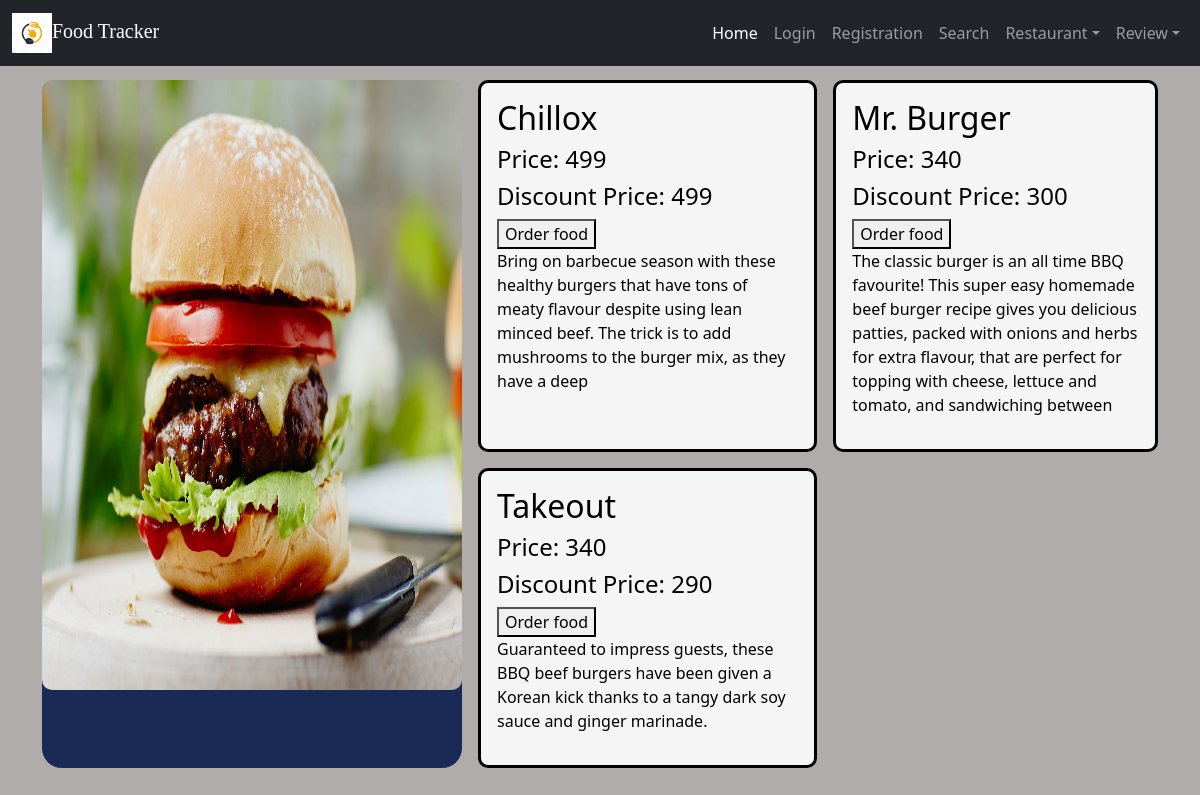
/compare_index.php?store=Mr_Burger&&food_name=Beef Burger, run on the app's committed database.
### tables this page shows
CREATE TABLE `Chillox` (
  `id` int(11) NOT NULL,
  `code_no` varchar(255) NOT NULL,
  `food_name` varchar(250) NOT NULL,
  `image_name` varchar(255) NOT NULL,
  `typ_name` varchar(250) NOT NULL,
  `food_desc` varchar(255) NOT NULL,
  `price` float NOT NULL,
  `offer_price` float NOT NULL,
  `origin` varchar(250) NOT NULL
);

CREATE TABLE `Mr_Burger`(
  `id` int(11) NOT NULL,
  `code_no` varchar(255) NOT NULL,
  `food_name` varchar(250) NOT NULL,
  `image_name` varchar(255) NOT NULL,
  `typ_name` varchar(250) NOT NULL,
  `food_desc` varchar(255) NOT NULL,
  `price` float NOT NULL,
  `offer_price` float NOT NULL,
  `origin` varchar(250) NOT NULL
);

CREATE TABLE `Takeout` (
  `id` int(11) NOT NULL,
  `code_no` varchar(255) NOT NULL,
  `food_name` varchar(250) NOT NULL,
  `image_name` varchar(255) NOT NULL,
  `typ_name` varchar(250) NOT NULL,
  `food_desc` varchar(255) NOT NULL,
  `price` float NOT NULL,
  `offer_price` float NOT NULL,
  `origin` varchar(250) NOT NULL
);

### compare_index.php (the view, shortened to what this page needs)
<!DOCTYPE html>
<html lang="en">
<head>
    <link rel="stylesheet" href="style4.css">
    <link rel="stylesheet" href="css/bootstrap.min.css">
</head>
<body style="background-color: #b0aca9;">
    <?php include('include/nav_bar.php'); ?>
    <div class="container" style="margin-top: 80px;">
        <div id="main">
            <?php
            if (isset($_GET['store'])) {
                $food_name = $_GET['food_name'];
                $sql = "SELECT * FROM Chillox WHERE food_name = '$food_name'";
                $result = mysqli_query($conn, $sql);
                if (mysqli_num_rows($result) > 0) {
                    while ($row = mysqli_fetch_array($result)) {
            ?>
                        <div class="child">
                            <img src="upload/<?php echo $row['image_name']; ?>" alt="Image" width="420px" height="610px" style="border-radius: 10px;">
                        </div>
                        <?php
                    }
                }
            }
            ?>
            <?php
            if (isset($_GET['store'])) {
                $food_name = $_GET['food_name'];
                $sql = "SELECT * FROM Chillox WHERE food_name = '$food_name'";
                $result = mysqli_query($conn, $sql);
                if (mysqli_num_rows($result) > 0) {
                    while ($row = mysqli_fetch_array($result)) {
            ?>
                        <div class="child">
                            <h2>Chillox</h2>
                            <h4>Price: <?php echo $row['price']; ?></h4>
                            <h4>Discount Price: <?php echo $row['offer_price']; ?></h4>
                            <button>Order food</button>
                            <p><?php echo $row['food_desc']; ?></p>
                        </div>
                    <?php
                    }
                }
            }
            ?>
            <?php
            if (isset($_GET['store'])) {
                $food_name = $_GET['food_name'];
                $sql = "SELECT * FROM Mr_Burger WHERE food_name = '$food_name'";
                $result = mysqli_query($conn, $sql);
                if (mysqli_num_rows($result) > 0) {
                    while ($row = mysqli_fetch_array($result)) {
            ?>
                        <div class="child">
                            <h2>Mr. Burger</h2>
                            <h4>Price: <?php echo $row['price']; ?></h4>
                            <h4>Discount Price: <?php echo $row['offer_price']; ?></h4>
                            <button>Order food</button>
                            <p><?php echo $row['food_desc']; ?></p>
                        </div>
                    <?php
                    }
                }
            }
            ?>
            <?php
            if (isset($_GET['store'])) {
                $food_name = $_GET['food_name'];
                $sql = "SELECT * FROM Takeout WHERE food_name = '$food_name'";
                $result = mysqli_query($conn, $sql);
                if (mysqli_num_rows($result) > 0) {
                    while ($row = mysqli_fetch_array($result)) {
            ?>
                        <div class="child">
                            <h2>Takeout</h2>
                            <h4>Price: <?php echo $row['price']; ?></h4>
                            <h4>Discount Price: <?php echo $row['offer_price']; ?></h4>
                            <button>Order food</button>
                            <p><?php echo $row['food_desc']; ?></p>
                        </div>
                    <?php
                    }
                }
            }
            ?>
        </div>
    </div>
</body>
</html>

### style4.css (style rules this page uses)
#main { display: grid; grid-template-columns: auto auto auto auto; grid-gap: 1em; justify-items: center; }
.child { background: rgb(138, 6, 35); color: white; }
.child:nth-child(odd) { background: #192a56; }
.child:nth-child(1) { grid-row: 1/3; grid-column: 1/3; border-radius: 20px; }
.child:nth-child(2) { padding: 1em; background: whitesmoke; color: black; border:solid; border-radius: 10px; }
.child:nth-child(3) { padding: 1em; background: whitesmoke; color: black; border:solid; border-radius: 10px; }
.child:nth-child(4) { padding: 1em; background: whitesmoke; color: black; border:solid; border-radius: 10px; }

### data on the page
chillox: image_name (picture), price "499", offer_price "499", food_desc "Bring on barbecue season with these healthy burgers that have tons of meaty flavour despite using lean minced beef. The trick is to add mushrooms to the burger mix, as they have a deep"
mr_burger: price "340", offer_price "300", food_desc "The classic burger is an all time BBQ favourite! This super easy homemade beef burger recipe gives you delicious patties, packed with onions and herbs for extra flavour, that are perfect for topping with cheese, lettuce and tomato, and sandwiching between"
takeout: price "340", offer_price "290", food_desc "Guaranteed to impress guests, these BBQ beef burgers have been given a Korean kick thanks to a tangy dark soy sauce and ginger marinade."
